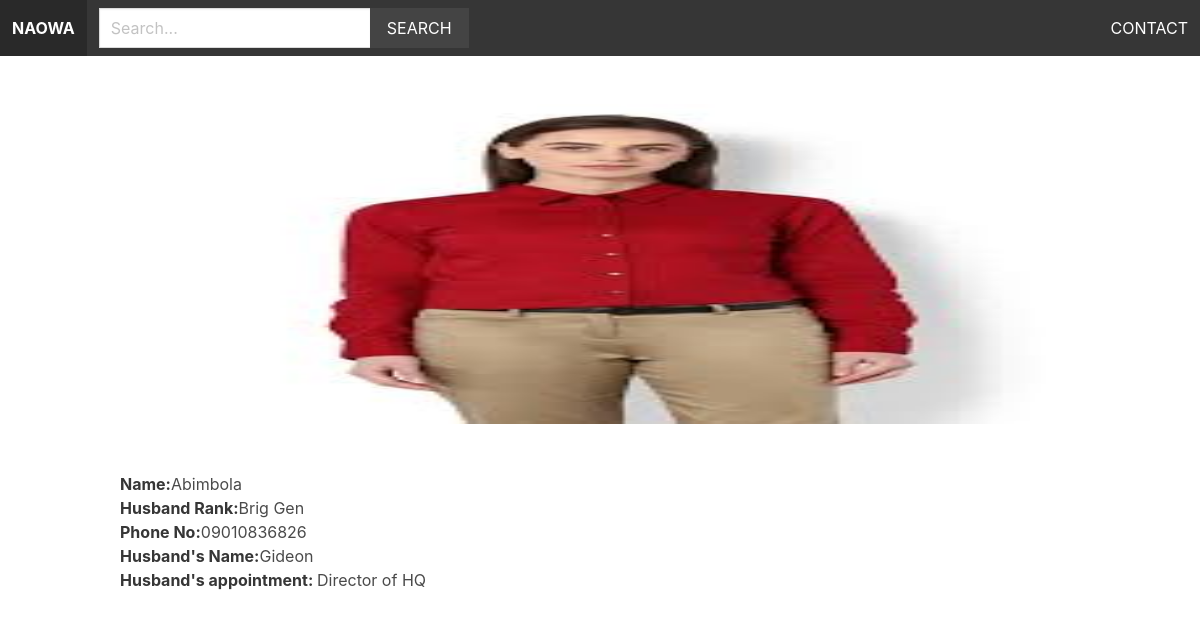
The app's page /result/abimbola/ with its own data.
### naowaapp/models.py (models this page shows, shortened)
class Members(models.Model):
    category = models.ForeignKey(Category, related_name='memberss', on_delete=models.CASCADE)
    name = models.CharField(max_length=255)
    slug = models.SlugField(unique=True)
    husbandname = models.CharField(max_length=255)
    rank = models.CharField(max_length=255, choices=VAR_RANK, default='Rank')
    appointment = models.CharField(max_length=255)
    phone = models.CharField(max_length=20, unique=True)
    email = models.EmailField(unique=True)
    address = models.CharField(max_length=600)
    dob = models.DateField(max_length=255)
    image = models.ImageField(upload_to='uploads/', blank=True, null=True)
    date_added = models.DateTimeField(auto_now_add=True)
    thumbnail = models.ImageField(upload_to='uploads/', blank=True, null=True)
    class Meta:
        ordering = ['-date_added']
        unique_together = ('name', 'slug')

### naowaapp/views.py (the view)
# urls.py: path('result/<slug:slug>/', views.result, name='result'),
def result(request, slug):
    members = Members.objects.get(slug=slug)
    context = {'members': members}
    template = 'result.html'
    return render(request, template, context)

### naowaapp/templates/result.html (shortened to what this page needs)
{% extends 'base.html' %}
{% block content %}
        {% if members.image %}
            <figure class="image is-3by1 mb-6">
                <img src="{{ members.image.url }}">
            </figure>
        {% endif %}
        <h1 class="name"><strong>Name:</strong>{{ members.name }}</h1>
        <p><strong>Husband Rank:</strong>{{ members.rank }}</p>
        <p><strong>Phone No:</strong>{{ members.phone }}</p>
        <p><strong>Husband's Name:</strong>{{ members.husbandname }}</p>
        <p><strong>Husband's appointment: </strong>{{ members.appointment }}</p>
{% endblock %}

### naowaapp/templates/base.html (shortened to what this page needs)
{% load static %}
<!DOCTYPE html>
<html>
    <head>
        <link rel="stylesheet" href="https://cdn.jsdelivr.net/npm/bulma@0.9.1/css/bulma.min.css">
        <link rel="stylesheet" href="{% static 'styles/main.css' %}">
    </head>
    <body>
        <nav class="navbar is-dark">
            <div class="navbar-brand">
                <a href="/" class="navbar-item"><strong>NAOWA</strong></a>
            </div>
            <div class="navbar-menu" id="main-navbar">
                <div class="navbar-start">
                    <div class="navbar-item">
                        <form method="get" action="/search/">
                            <div class="field has-addons">
                                <div class="control">
                                    <input type="text" class="input" placeholder="Search..." name="query">
                                </div>
                                <div class="control">
                                    <button class="button is-dark is-uppercase">Search</button>
                                </div>
                            </div>
                        </form>
                    </div>
                </div>
            </div>
            <div class="navbar-menu" id="main-navbar">
                <div class="navbar-end">
                    <a href="#" class="navbar-item">Contact</a>
                </div>
            </div>
        </nav>
        <section class="section">
            <div class="container">
                {% block content %}
                {% endblock %}
            </div>
        </section>
    </body>
</html>

### Naowa/static/styles/main.css (style rules this page uses)
.navbar { text-transform: uppercase; }
.navbar .is-dark { background: #444; }
.input, .button { border-radius: 0; }

### records on screen
Members: image (picture), name "Abimbola", rank "Brig Gen", phone "09010836826", husbandname "Gideon", appointment "Director of HQ"
